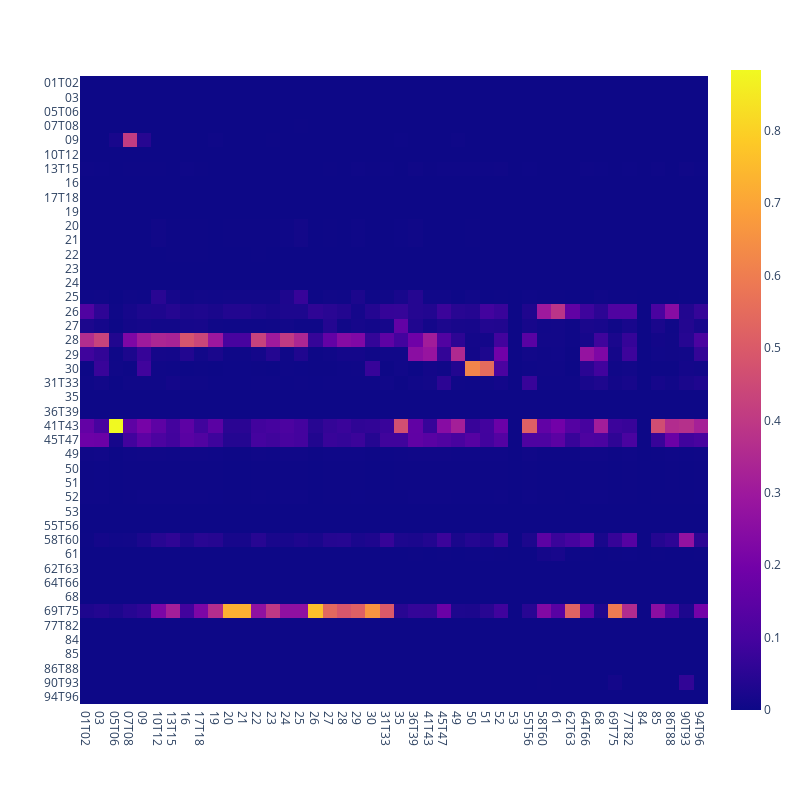

The cell this chart's notebook holds for it:
### Code cell
px.imshow(res, width=800, height = 800)

### Figure 1 — Plotly figure (JSON) as saved in the notebook; plotly's stock layout.template omitted (floating-point values rounded to 4 significant figures; data arrays with more than 128 entries replaced by an {"elided": "..."} marker saying what was removed)
{"data": [{"coloraxis": "coloraxis", "hovertemplate": "x: %{x}<br>y: %{y}<br>color: %{z}<extra></extra>", "name": "0", "type": "heatmap", "x": ["01T02", "03", "05T06", "07T08", "09", "10T12", "13T15", "16", "17T18", "19", "20", "21", "22", "23", "24", "25", "26", "27", "28", "29", "30", "31T33", "35", "36T39", "41T43", "45T47", "49", "50", "51", "52", "53", "55T56", "58T60", "61", "62T63", "64T66", "68", "69T75", "77T82", "84", "85", "86T88", "90T93", "94T96"], "xaxis": "x", "y": ["01T02", "03", "05T06", "07T08", "09", "10T12", "13T15", "16", "17T18", "19", "20", "21", "22", "23", "24", "25", "26", "27", "28", "29", "30", "31T33", "35", "36T39", "41T43", "45T47", "49", "50", "51", "52", "53", "55T56", "58T60", "61", "62T63", "64T66", "68", "69T75", "77T82", "84", "85", "86T88", "90T93", "94T96"], "yaxis": "y", "z": {"elided": "44x44 float values"}}], "layout": {"coloraxis": {"colorscale": [[0, "#0d0887"], [0.1111, "#46039f"], [0.2222, "#7201a8"], [0.3333, "#9c179e"], [0.4444, "#bd3786"], [0.5556, "#d8576b"], [0.6667, "#ed7953"], [0.7778, "#fb9f3a"], [0.8889, "#fdca26"], [1, "#f0f921"]]}, "height": 800, "margin": {"t": 60}, "width": 800, "xaxis": {"anchor": "y", "constrain": "domain", "domain": [0, 1], "scaleanchor": "y"}, "yaxis": {"anchor": "x", "autorange": "reversed", "constrain": "domain", "domain": [0, 1]}}}
